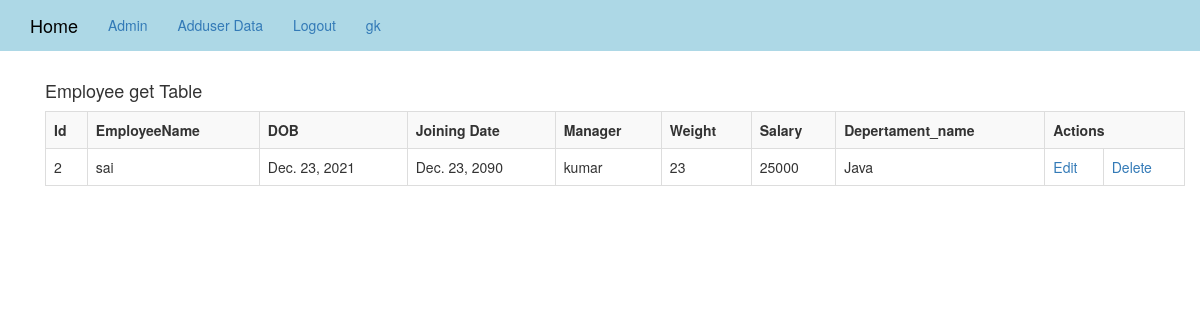
/qf/Ganesh (signed in), run on the app's committed database.
### layout/models.py (models this page shows, shortened)
class Employee(models.Model):
    employee_name=models.CharField(max_length=250)
    dob=models.DateField()
    joining_date=models.DateField()
    manager=models.CharField(max_length=250)
    weight=models.IntegerField()
    salary=models.BigIntegerField()
    department=models.ForeignKey(Department,on_delete=models.CASCADE)
    city=models.CharField(max_length=250)

class Department(models.Model):
    department_name=models.CharField(max_length=50)
    def __str__(self):
        return self.department_name

### layout/views.py (the view)
# urls.py: path('qf/<str:employee_name>', views.quaryf, name='qf'),
def quaryf(request,employee_name):
    emp=Employee.objects.get(employee_name='sai')
    return render(request,'qf.html',{'emp':emp})

### Templates/qf.html
<!DOCTYPE html>
{% extends 'index.html' %}
{% load static %}
{% block body_block %}
<div class="container">
    <h4 style="text=-align:center;">Employee get Table</h4>
    <table class="table table-striped table-bordered table-sm">
        <tr>
            <th>Id</th>
            <th>EmployeeName</th>
            <th>DOB</th>
            <th>Joining Date</th>
            <th>Manager</th>
            <th>Weight</th>
            <th>Salary</th>
            <th>Depertament_name</th>
            <th colspan="2">Actions</th>
        </tr>
        <tr>
            <td>{{emp.id}}</td>
            <td>{{emp.employee_name}}</td>
            <td>{{emp.dob}}</td>
            <td>{{emp.joining_date}}</td>
            <td>{{emp.manager}}</td>
            <td>{{emp.weight}}</td>
            <td>{{emp.salary}}</td>
            <td>{{emp.department}}</td>
            <td><a href="#" >Edit</a></td>
            <td><a href="#">Delete</a></td>
        </tr>
    </table>
</div>
{% endblock %}

### Templates/index.html (shortened to what this page needs)
{% load static %}
<!DOCTYPE html>
<html lang="en">
<head>
  <link rel="stylesheet" href="https://maxcdn.bootstrapcdn.com/bootstrap/3.3.7/css/bootstrap.min.css" />
  <link rel="stylesheet" href="https://cdnjs.cloudflare.com/ajax/libs/font-awesome/4.7.0/css/font-awesome.min.css">
    <link rel="stylesheet" href="https://stackpath.bootstrapcdn.com/bootstrap/3.4.1/css/bootstrap.min.css">
</head>
<body>
<nav class="navbar  navbar-custom navbar-static-top"  >
    <div class="container">
        <ul class="nav navbar-nav">
            <li><a class="navbar-brand" href="{% url 'main' %}">Home</a> </li>
            <li><a class="navbar-link"  href="{% url 'admin:index' %}">Admin</a></li>
            {% if user.is_authenticated %}
            <li><a class="navbar-link"  href="{% url 'adduser' %}">Adduser Data</a></li>
            {% endif %}
            {% if user.is_authenticated %}
            <li><a class="navabar-link" href="{% url 'user_logout' %}">Logout</a> </li>
            <li><a class="navbar-text-right"  href="{% url 'main' %}">{{user.username}}</a></li>
            {% else %}
             <li><a class="navbar-link"  href="{% url 'register' %}">Register</a></li>
            <li><a class="navbar-link" href="{% url 'login' %}">Login</a> </li>
            {% endif %}
        </ul>
    </div>
</nav>
<div class="container">
{% block body_block %}
{% endblock %}
</div>
</body>
</html>

### Templates/index.html (style rules this page uses)
.navbar-custom { background-color: lightblue; }
.navbar-custom .navbar-brand, .navbar-custom .navbar-text { color:black; }

### data on the page
Employee: id "2", employee_name "sai", dob "Dec. 23, 2021", joining_date "Dec. 23, 2090", manager "kumar", weight "23", salary "25000", department "Java"

### other printed values
{{ user.username }} "gk"
